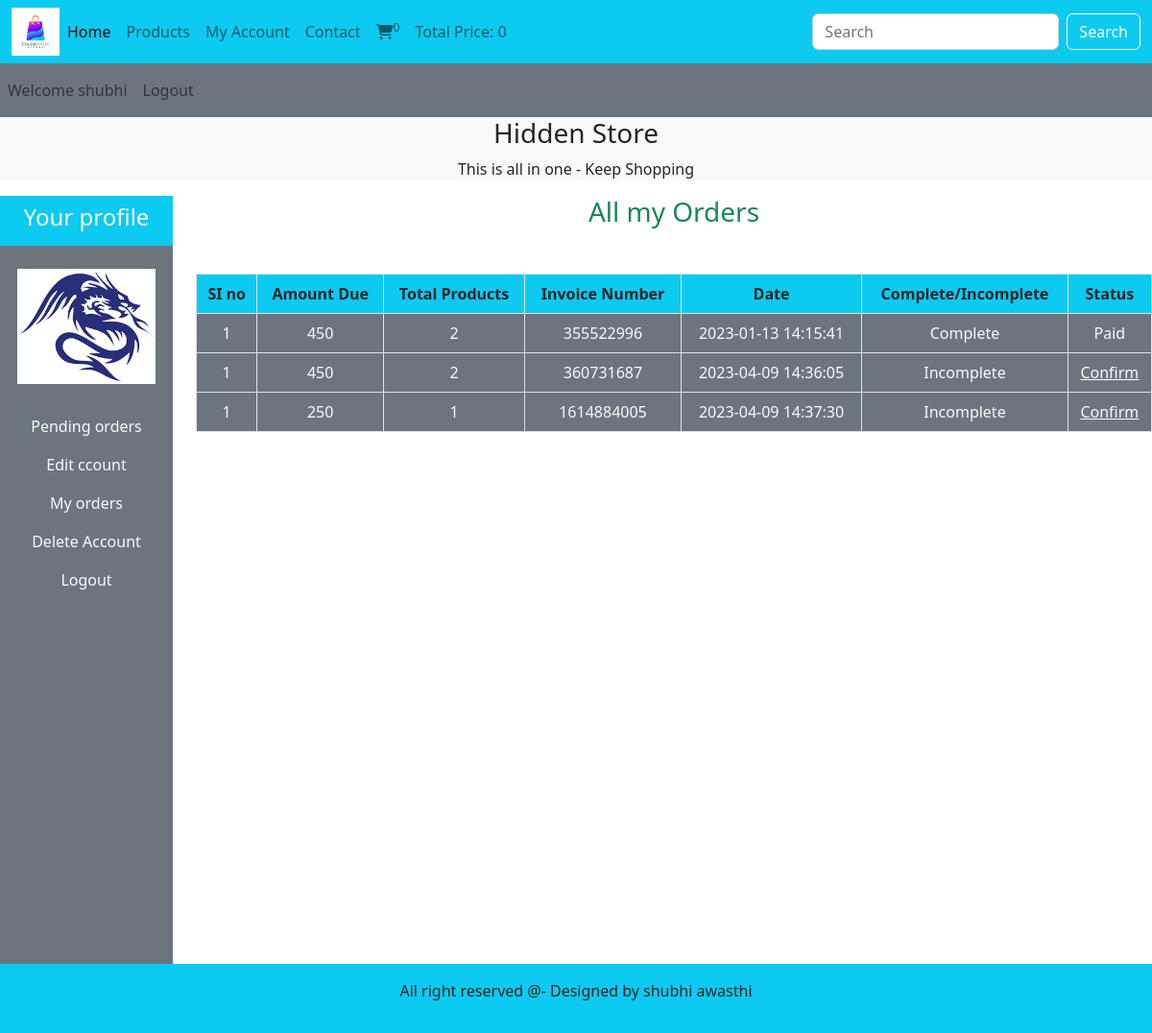
The page /users_area/profile.php?my_orders (signed in) on the database its author committed.
### tables this page shows
CREATE TABLE `user_table` (
  `user_id` int(11) NOT NULL,
  `username` varchar(100) NOT NULL,
  `user_email` varchar(100) NOT NULL,
  `user_password` varchar(255) NOT NULL,
  `user_image` varchar(255) NOT NULL,
  `user_ip` varchar(100) NOT NULL,
  `user_address` varchar(255) NOT NULL,
  `user_mobile` varchar(20) NOT NULL
);

CREATE TABLE `users_order` (
  `order_id` int(11) NOT NULL,
  `user_id` int(11) NOT NULL,
  `amount_due` int(255) NOT NULL,
  `invoice_number` int(255) NOT NULL,
  `total_products` int(255) NOT NULL,
  `order_date` timestamp NOT NULL DEFAULT current_timestamp() ON UPDATE current_timestamp(),
  `order_status` varchar(255) NOT NULL
);

### users_area/user_orders.php (the view, shortened to what this page needs)
<?php
        $username=$_SESSION['username'];
        $get_user = "Select * from `user_table` where username='$username'";
        $result = mysqli_query($con, $get_user);
        $row_fetch=mysqli_fetch_assoc($result);
        $user_id=$row_fetch['user_id'];
        ?>
<h3 class ="text-success">All my Orders</h3>
<table class="table table-bordered mt-5">
    <thead class= "bg-info">
    <tr>
        <th>SI no</th>
        <th>Amount Due</th>
        <th>Total Products</th>
        <th>Invoice Number</th>
        <th>Date</th>
        <th>Complete/Incomplete</th>
        <th>Status</th>
    </tr>
    <tbody class="bg-secondary text-light">
        <?php
        $get_order_details= "Select * from `users_order` where user_id=$user_id";
        $result_orders= mysqli_query($con, $get_order_details);
        while($row_orders=mysqli_fetch_assoc($result_orders)){
            $order_id=$row_orders['order_id'];
            $amount_due=$row_orders['amount_due'];
            $total_products=$row_orders['total_products'];
            $invoice_number=$row_orders['invoice_number'];
            $order_date=$row_orders['order_date'];
            $order_status=$row_orders['order_status'];
            if($order_status=='pending'){
                $order_status='Incomplete';
            }else{
                $order_status='Complete';
            }
            $number=1;
            echo "<tr>
            <td>$number</td>
            <td>$amount_due</td>
            <td>$total_products</td>
            <td>$invoice_number</td>
            <td>$order_date</td>
            <td>$order_status</td>";
            ?>
            <?php
            if($order_status=='Complete'){
                echo "<td>Paid</td>";
            }else{
                echo"<td><a href='confirm_payment.php?order_id=$order_id' class='text-light'>Confirm</a></td>
                </tr>";
            }
        }
        ?>
    </tbody>
</thead>
</table>

### users_area/profile.php (shortened to what this page needs)
<?php
include('../includes/connect.php');
?>
<!DOCTYPE html>
<html lang="en">
<head>
    <link rel="stylesheet" href="../style.css">
    <link href="https://cdn.jsdelivr.net/npm/bootstrap@5.2.2/dist/css/bootstrap.min.css" rel="stylesheet">
    <link rel="stylesheet" href="https://cdnjs.cloudflare.com/ajax/libs/font-awesome/6.2.0/css/all.min.css" />
</head>
<body>
  <div class="container-fluid p-0">
<nav class="navbar navbar-expand-lg bg-info">
  <div class="container-fluid">
    <img src="../images/—Pngtree—shopping logo design ready to_5052125.png" alt="" width="50px" height="50px">
    <div class="collapse navbar-collapse" id="navbarSupportedContent">
      <ul class="navbar-nav me-auto mb-2 mb-lg-0">
        <li class="nav-item">
          <a class="nav-link active" aria-current="page" href="../index.php">Home</a>
        </li>
        <li class="nav-item">
          <a class="nav-link" href="../display_all.php">Products</a>
        </li>
        <?php
         if(isset($_SESSION['username'])){
          echo" <li class='nav-item'>
          <a class='nav-link' href='profile.php'>My Account</a>
        </li>";
         }
         else{
          echo" <li class='nav-item'>
          <a class='nav-link' href='user_registration.php'>Register</a>
        </li>";
         }
        ?>
        <li class="nav-item">
          <a class="nav-link" href="#">Contact</a>
        </li>
        <li class="nav-item">
          <a class="nav-link" href="../cart.php"><i class="fa-sharp fa-solid fa-cart-shopping"></i><sup><?php cart_item();?></sup></a>
        </li>
        <li class="nav-item">
          <a class="nav-link" href="#">Total Price: <?php cart_total_price();
          ?></a>
        </li>
      </ul>
      <form action = "../search_product.php" class="d-flex" role="search" method ="get">
        <input class="form-control me-2" type="search" name="search_data" placeholder="Search" aria-label="Search">
        <input type="submit" name ="search_data_product" value ="Search" class ="btn btn-outline-light" >
      </form>
    </div>
  </div>
</nav>
<div class="navbar navbar-expand-lg bg-secondary">
<ul class="navbar-nav me-auto">
<?php
         if(!isset($_SESSION['username'])){
          echo "<li class='nav-item'>
          <a class='nav-link' href='#'>Welcome Guest</a>
        </li>";
        }else{
          echo "<li class='nav-item'>
          <a class='nav-link' href='#'>Welcome ".$_SESSION['username']."</a>
        </li>";
        }
        if(!isset($_SESSION['username'])){
          echo "<li class='nav-item'>
          <a class='nav-link' href='user_login.php'>Login</a>
        </li>  ";
        }else{
          echo "<li class='nav-item'>
          <a class='nav-link' href='user_logout.php'>Logout</a>
        </li>  ";
        }
        ?>
</ul>
</div>
<div class="bg-light">
  <h3 class="text-center">Hidden Store</h3>
  <p class="text-center">This is all in one - Keep Shopping</p>
</div>
<div class="row">
    <div class="col-md-2">
     <ul class="navbar-nav bg-secondary text-center" style="height:100vh">
     <li class="nav-item bg-info">
          <a class="nav-link text-light" href="#"><h4>Your profile</h4></a>
        </li>
        <?php
        $username= $_SESSION['username'];
        $select_user_image="select * from `user_table` where username='$username'";
        $result =mysqli_query($con, $select_user_image);
        $row_image= mysqli_fetch_array($result);
        $user_image=$row_image['user_image'];
        echo" <li class='nav-item'>
        <img src='./user_images/$user_image' class ='profile-img my-4'alt=''>
        </li>";
        ?>
        <li class="nav-item ">
          <a class="nav-link text-light" href="profile.php">Pending orders</a>
        </li>
        <li class="nav-item ">
          <a class="nav-link text-light" href="profile.php?edit_account">Edit ccount</a>
        </li>
        <li class="nav-item ">
          <a class="nav-link text-light" href="profile.php?my_orders">My orders</a>
        </li>
        <li class="nav-item ">
          <a class="nav-link text-light" href="profile.php?delete_account">Delete Account</a>
        </li>
        <li class="nav-item ">
          <a class="nav-link text-light" href="user_logout.php">Logout</a>
        </li>
     </ul>
    </div>
    <div class="col-md-10 text-center">
<?php
if(isset($_GET['my_orders'])){
  include('user_orders.php');
}
?>
    </div>
</div>
<div class="bg-info p-3 text-center">
<p>All right reserved @- Designed by shubhi awasthi</p>
</div>
 </div>
</body>
</html>

### style.css (style rules this page uses)
* { margin: 0; padding: 0; box-sizing:border-box; }

### users_area/profile.php (style rules this page uses)
body { overflow-x: hidden; }
.profile-img { width: 80%; object-fit:contain; margin:auto; display:block; }

### rows shown on the page
user_table: user_image (picture)
users_order: number "1", amount_due "450", total_products "2", invoice_number "355522996", order_date "2023-01-13 14:15:41", order_status "Complete", shows "Paid"
users_order: number "1", amount_due "450", total_products "2", invoice_number "360731687", order_date "2023-04-09 14:36:05", order_status "Incomplete"
users_order: number "1", amount_due "250", total_products "1", invoice_number "1614884005", order_date "2023-04-09 14:37:30", order_status "Incomplete"

### other values the page prints
$count_cart_items "0"
$total_price "0"
$_SESSION['username'] "shubhi"
